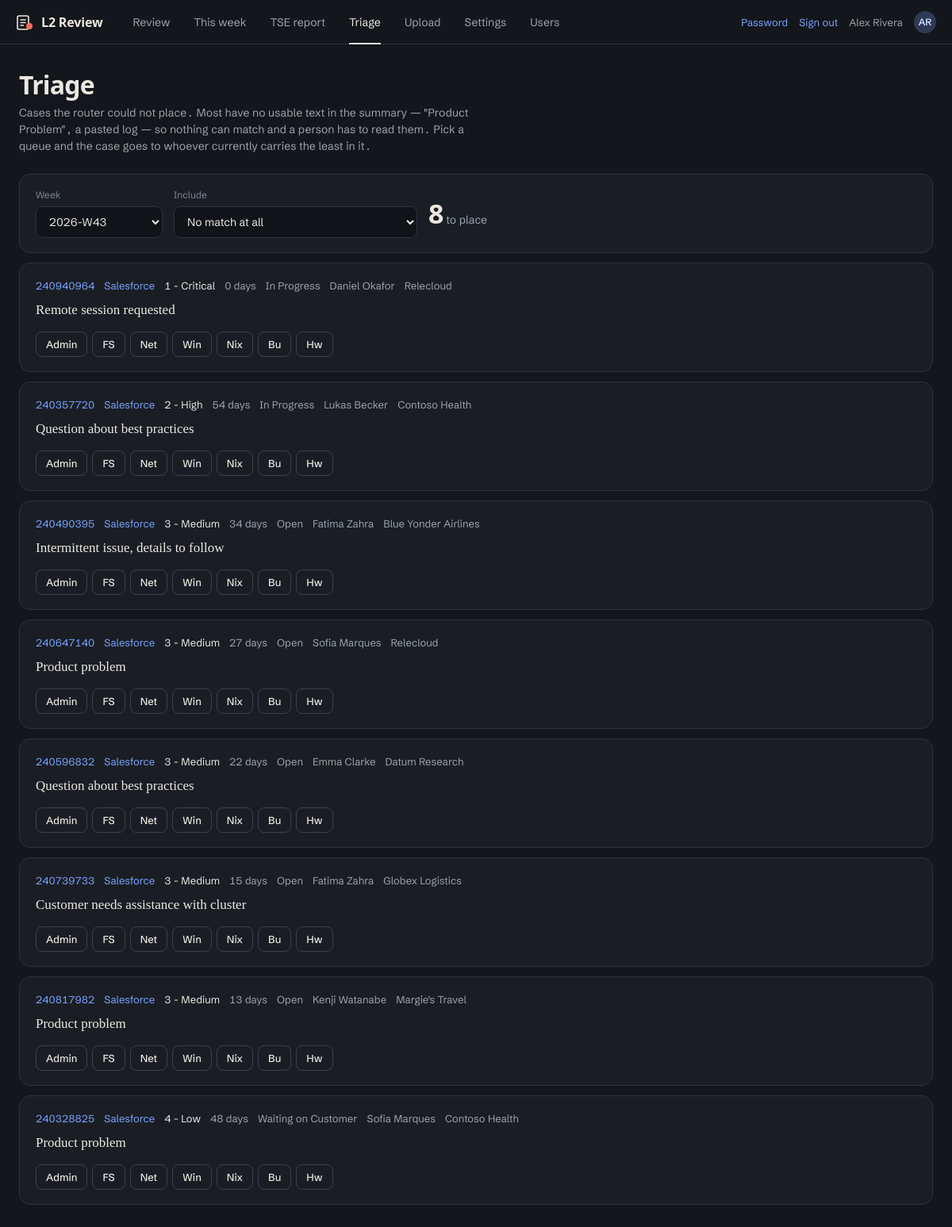
/triage (signed in), run on the app's committed database.
### models.py (models this page shows, shortened)
class Base(DeclarativeBase):
    pass

class User(Base):
    __tablename__ = "users"
    id: Mapped[int] = mapped_column(primary_key=True)
    username: Mapped[str] = mapped_column(String(64), unique=True, index=True)
    display_name: Mapped[str] = mapped_column(String(128))
    password_hash: Mapped[str] = mapped_column(String(256))
    role: Mapped[str] = mapped_column(String(16), default="l2")   # admin | manager | l2
    active: Mapped[bool] = mapped_column(Boolean, default=True)
    must_change_password: Mapped[bool] = mapped_column(Boolean, default=True)
    created_at: Mapped[datetime] = mapped_column(DateTime, default=_now)
    last_login: Mapped[datetime | None] = mapped_column(DateTime, nullable=True)
    memberships: Mapped[list["QueueMembership"]] = relationship(back_populates="user")
    @property
    def is_admin(self) -> bool:
        return self.role == "admin"
    @property
    def can_see_all(self) -> bool:
        return self.role in ("admin", "manager")
    def queues(self) -> list[str]:
        return [m.queue for m in self.memberships]

class CaseWeek(Base):
    __tablename__ = "case_weeks"
    __table_args__ = (UniqueConstraint("case_id", "week_id"),)
    id: Mapped[int] = mapped_column(primary_key=True)
    case_id: Mapped[int] = mapped_column(ForeignKey("cases.id"), index=True)
    week_id: Mapped[int] = mapped_column(ForeignKey("weeks.id"), index=True)
    severity: Mapped[str] = mapped_column(String(32), default="")
    status: Mapped[str] = mapped_column(String(64), default="")
    age_days: Mapped[int] = mapped_column(Integer, default=0)
    review_state: Mapped[str] = mapped_column(String(16), default="new", index=True)
    review_reason: Mapped[str] = mapped_column(String(256), default="")
    needs_review: Mapped[bool] = mapped_column(Boolean, default=True, index=True)
    assigned_to: Mapped[str] = mapped_column(String(128), default="", index=True)
    review_order: Mapped[int] = mapped_column(Integer, default=0)
    case: Mapped[Case] = relationship(back_populates="weeks")
    week: Mapped[Week] = relationship(back_populates="case_weeks")
    reviews: Mapped[list["Review"]] = relationship(
        back_populates="case_week", order_by="Review.created_at.desc()")

class Case(Base):
    __tablename__ = "cases"
    id: Mapped[int] = mapped_column(primary_key=True)
    case_key: Mapped[str] = mapped_column(String(64), unique=True, index=True)
    lightning_id: Mapped[str] = mapped_column(String(64), default="", index=True)
    tse_name: Mapped[str] = mapped_column(String(128), default="", index=True)
    customer: Mapped[str] = mapped_column(String(256), default="")
    country: Mapped[str] = mapped_column(String(64), default="")
    problem_summary: Mapped[str] = mapped_column(Text, default="")
    product: Mapped[str] = mapped_column(String(128), default="")
    severity: Mapped[str] = mapped_column(String(32), default="")
    status: Mapped[str] = mapped_column(String(64), default="")
    age_days: Mapped[int] = mapped_column(Integer, default=0)
    skill_suggested: Mapped[str] = mapped_column(String(32), default="")
    skill_source: Mapped[str] = mapped_column(String(16), default="keyword")
    skill_final: Mapped[str] = mapped_column(String(32), default="", index=True)
    match_score: Mapped[int] = mapped_column(Integer, default=0)
    match_evidence: Mapped[str] = mapped_column(Text, default="")
    first_seen: Mapped[datetime] = mapped_column(DateTime, default=_now)
    last_seen: Mapped[datetime] = mapped_column(DateTime, default=_now)
    weeks: Mapped[list["CaseWeek"]] = relationship(back_populates="case")

### webapp.py (the view)
@app.get("/triage")
@roles_required("admin", "manager")
def triage():
    cfg = load_settings()
    max_score = request.args.get("score", type=int) or 0
    with session_scope() as s:
        week = svc.current_week(s)
        if not week:
            return render_template("empty.html")
        wid = request.args.get("week_id", type=int) or week.id
        rows = svc.unrouted(s, wid, max_score)
        items = [{
            "cw_id": cw.id, "case_id": case.id,
            "lightning": case.lightning_id or case.case_key[:12],
            "sf_url": svc.salesforce_url(case.lightning_id),
            "summary": case.problem_summary, "severity": case.severity,
            "status": cw.status, "age": cw.age_days, "tse": case.tse_name,
            "customer": case.customer, "product": case.product,
            "skill": case.skill_final, "score": case.match_score,
            "evidence": case.match_evidence, "assigned": cw.assigned_to,
        } for cw, case in rows]
        weeks = [{"id": w.id, "label": w.label} for w in
                 s.scalars(select(Week).order_by(Week.week_ending.desc())).all()]
    targets = [q for q in cfg["queues"] if q != cfg.get("fallback_queue", "General")]
    return render_template("triage.html", items=items, weeks=weeks, week_id=wid,
                           targets=targets, score=max_score)

### auth.py (called while the page is built)
def current_user() -> User | None:
    if "uid" not in session:
        return None
    if getattr(g, "_user", None) is None:
        with session_scope() as s:
            u = s.get(User, session["uid"])
            if u:
                _ = u.queues()          # load memberships before detaching
                s.expunge(u)
            g._user = u
    return g._user

def login_required(fn):
    @wraps(fn)
    def wrapper(*a, **kw):
        u = current_user()
        if not u:
            if request.method == "GET":
                session["next"] = request.full_path.rstrip("?")
            return redirect(url_for("login"))
        if u.must_change_password and fn.__name__ != "change_password":
            flash("Set a new password before continuing.")
            return redirect(url_for("change_password"))
        return fn(*a, **kw)
    return wrapper

def roles_required(*allowed):
    def deco(fn):
        @wraps(fn)
        @login_required
        def wrapper(*a, **kw):
            u = current_user()
            if u.role not in allowed:
                flash("That page is not available for your role.")
                return redirect(url_for("my_queue"))
            return fn(*a, **kw)
        return wrapper
    return deco

### services.py (called while the page is built)
def salesforce_url(lightning_id: str) -> str:
    lid = (lightning_id or "").strip()
    if not lid.isdigit():
        return ""
    state = {"componentDef": "forceSearch:search",
             "attributes": {"term": lid, "scopeMap": {"type": "TOPRESULTS"}}}
    blob = base64.b64encode(json.dumps(state, separators=(",", ":")).encode()).decode()
    return f"{SF_LIGHTNING}/one/one.app#{blob}"

def unrouted(sess, week_id: int, max_score: int = 0, limit: int = 400):
    s_cfg = load_settings()
    fallback = s_cfg.get("fallback_queue", "General")
    q = (select(CaseWeek, Case).join(Case, Case.id == CaseWeek.case_id)
         .where(CaseWeek.week_id == week_id))
    if max_score > 0:
        q = q.where((Case.skill_final == fallback) | (Case.match_score <= max_score))
    else:
        q = q.where(Case.skill_final == fallback)
    q = q.order_by(Case.severity, CaseWeek.age_days.desc())
    return sess.execute(q.limit(limit)).all()

def current_week(sess) -> Week | None:
    return sess.scalars(select(Week).order_by(Week.week_ending.desc())).first()

### store.py (called while the page is built)
@contextmanager
def session_scope():
    s = SessionLocal()
    try:
        yield s
        s.commit()
    except Exception:
        s.rollback()
        raise
    finally:
        s.close()

### templates/triage.html (shortened to what this page needs)
{% extends "base.html" %}{% block body %}
<h1>Triage</h1>
<p class="sub">Cases the router could not place. Most have no usable text in the summary —
"Product Problem", a pasted log — so nothing can match and a person has to read them.
Pick a queue and the case goes to whoever currently carries the least in it.</p>
<div class="card"><form class="filters" method="get">
 <div><label>Week</label><select name="week_id" onchange="this.form.submit()">
  {% for w in weeks %}<option value="{{w.id}}" {{'selected' if w.id==week_id}}>{{w.label}}</option>{% endfor %}
 </select></div>
 <div><label>Include</label><select name="score" onchange="this.form.submit()">
  <option value="0" {{'selected' if not score}}>No match at all</option>
 </select></div>
 <div style="align-self:center"><span class="big" id="left">{{items|length}}</span>
  <span class="dim">to place</span></div>
</form></div>
{% for i in items %}
<div class="card tri" data-cw="{{i.cw_id}}">
 <div class="tri-meta">
  <a href="/case/{{i.case_id}}">{{i.lightning}}</a>
  {% if i.sf_url %}<a href="{{ i.sf_url }}" target="_blank" rel="noopener">Salesforce</a>{% endif %}
  <span class="{{'warn' if i.severity in ['Critical','High']}}">{{i.severity}}</span>
  <span class="dim">{{i.age}} days</span>
  <span class="dim">{{i.status}}</span>
  <span class="dim">{{i.tse}}</span>
  {% if i.customer %}<span class="dim">{{i.customer[:40]}}</span>{% endif %}
 </div>
 <p class="tri-sum">{{i.summary or '(no summary in the export)'}}</p>
 <div class="tri-acts">
  {% for q in targets %}<button class="btn xs alt" data-q="{{q}}">{{q}}</button>{% endfor %}
 </div>
</div>
{% endfor %}
{% endblock %}

### templates/base.html (shortened to what this page needs)
<!doctype html><html lang="en"><head><meta charset="utf-8">
<link rel="stylesheet" href="{{ url_for('static', filename='app.css') }}"></head><body>
{% if me %}
<header class="top">
 <a class="mark" href="/">
  L2 Review</a>
 <nav class="tabs" aria-label="Main">
  <a href="/" {{ 'aria-current=page' if request.path == '/' }}>Review</a>
  {% if me.can_see_all %}
  <a href="/dashboard" {{ 'aria-current=page' if request.path.startswith('/dashboard') }}>This week</a>
  <a href="/tse" {{ 'aria-current=page' if request.path.startswith('/tse') }}>TSE report</a>
  <a href="/triage" {{ 'aria-current=page' if request.path.startswith('/triage') }}>Triage</a>
  {% endif %}
  {% if me.is_admin %}
  <a href="/upload" {{ 'aria-current=page' if request.path.startswith('/upload') }}>Upload</a>
  <a href="/settings" {{ 'aria-current=page' if request.path.startswith('/settings') }}>Settings</a>
  <a href="/users" {{ 'aria-current=page' if request.path.startswith('/users') }}>Users</a>
  {% endif %}
 </nav>
 <div class="who">{% if demo %}<span class="demo-tag" title="Made-up data. Changes are temporary.">Demo</span>
  <span class="demo-switch">View as {% for k, p in personas.items() %}<a href="/demo/as/{{ k }}" {{ 'aria-current=true' if me.username == p[0] }}>{{ p[2] }}</a>{% endfor %}</span>
  <form method="post" action="/demo/reset" class="demo-reset"><button type="submit">Reset</button></form>
  {% else %}<a href="/password">Password</a>{% endif %}<a href="/logout">Sign out</a>
  <span>{{ me.display_name }}</span><span class="avatar" aria-hidden="true">{{ (me.display_name.split()|map('first')|join|upper)[:2] }}</span></div>
</header>
{% endif %}
<main class="{% block mainclass %}{% endblock %}">
{% block body %}{% endblock %}
</main></body></html>

### static/app.css (style rules this page uses)
:root { --ground: #13161B; --panel: #1A1E24; --raised: #232831; --well: #101318; --line: #2C323C; --line-strong: #3A414D; --paper: #ECE8E1; --muted: #9AA3AF; --faint: #7D8693; --signal: #7AA2FF; --bad: #FF6B5E; --warn: #E8B04A; --good: #6CCB8B; --ui: 'Schibsted Grotesk', system-ui, 'Segoe UI', sans-serif; --story: 'Newsreader', Georgia, serif; --ease: cubic-bezier(.2, .7, .2, 1); --r: 10px; }
* { box-sizing: border-box; }
body { margin: 0; background: var(--ground); color: var(--paper); font-family: var(--ui); font-size: 14px; line-height: 20px; font-variant-numeric: tabular-nums; -webkit-font-smoothing: antialiased; }
a { color: var(--signal); text-decoration: none; }
.top { height: 56px; display: flex; align-items: center; gap: 24px; padding: 0 20px; border-bottom: 1px solid var(--line); background: var(--ground); position: sticky; top: 0; z-index: 20; }
.mark { display: flex; align-items: center; gap: 10px; font-weight: 700; font-size: 16px; color: var(--paper); letter-spacing: -.01em; }
.tabs { display: flex; gap: 2px; height: 100%; }
.tabs a { display: flex; align-items: center; padding: 0 14px; color: var(--muted); position: relative; }
.tabs a[aria-current="page"] { color: var(--paper); }
.tabs a[aria-current="page"]::after { content: ""; position: absolute; left: 14px; right: 14px; bottom: -1px; height: 2px; background: var(--paper); }
.who { margin-left: auto; display: flex; align-items: center; gap: 14px; color: var(--muted); font-size: 13px; }
.avatar { width: 28px; height: 28px; border-radius: 50%; display: grid; place-items: center; background: #2E3A55; color: #C9D6FF; font-weight: 600; font-size: 12px; }
main { max-width: 1280px; margin: 0 auto; padding: 32px 24px 96px; }
h1 { font-size: 32px; line-height: 38px; font-weight: 700; letter-spacing: -.025em; margin: 0 0 6px; }
p.sub { color: var(--muted); font-size: 14px; line-height: 21px; margin: 0 0 24px; max-width: 68ch; }
.card { background: var(--panel); border: 1px solid var(--line); border-radius: 14px; padding: 18px 20px; margin-bottom: 12px; }
.btn { display: inline-flex; align-items: center; justify-content: center; gap: 10px; height: 42px; padding: 0 18px; border-radius: var(--r); border: 0; background: var(--paper); color: #15181D; font: inherit; font-weight: 600; cursor: pointer; text-decoration: none; transition: background .12s; }
.btn.alt { background: none; color: var(--paper); border: 1px solid var(--line-strong); font-weight: 500; }
.btn.xs { height: 32px; padding: 0 12px; font-size: 13px; border-radius: 8px; }
label { display: block; font-size: 12px; line-height: 16px; color: var(--faint); margin-bottom: 6px; }
input, select, textarea { width: 100%; height: 40px; padding: 0 12px; border-radius: 8px; background: var(--well); color: var(--paper); border: 1px solid var(--line); font: inherit; font-size: 14px; }
.filters { display: flex; gap: 14px; flex-wrap: wrap; align-items: flex-end; }
.filters > div { min-width: 160px; }
.dim { color: var(--muted); }
.xs { font-size: 12px; line-height: 16px; }
.big { font-size: 34px; line-height: 38px; font-weight: 700; letter-spacing: -.02em; }
.tri-meta { display: flex; flex-wrap: wrap; gap: 12px; font-size: 13px; margin-bottom: 8px; align-items: center; }
.tri-sum { margin: 0 0 14px; font-family: var(--story); font-size: 17px; line-height: 26px; max-width: 80ch; }
.tri-acts { display: flex; flex-wrap: wrap; gap: 6px; align-items: center; }

### data on the page
User: display_name "Alex Rivera"
CaseWeek: lightning "240940964", severity "1 - Critical", age "0", status "In Progress", tse "Daniel Okafor", customer "Relecloud", problem_summary "Remote session requested", targets "Admin" "FS" "Net" "Win" "Nix" "Bu" "Hw"
CaseWeek: lightning "240357720", severity "2 - High", age "54", status "In Progress", tse "Lukas Becker", customer "Contoso Health", problem_summary "Question about best practices", targets "Admin" "FS" "Net" "Win" "Nix" "Bu" "Hw"
CaseWeek: lightning "240490395", severity "3 - Medium", age "34", status "Open", tse "Fatima Zahra", customer "Blue Yonder Airlines", problem_summary "Intermittent issue, details to follow", targets "Admin" "FS" "Net" "Win" "Nix" "Bu" "Hw"
CaseWeek: lightning "240647140", severity "3 - Medium", age "27", status "Open", tse "Sofia Marques", customer "Relecloud", problem_summary "Product problem", targets "Admin" "FS" "Net" "Win" "Nix" "Bu" "Hw"
CaseWeek: lightning "240596832", severity "3 - Medium", age "22", status "Open", tse "Emma Clarke", customer "Datum Research", problem_summary "Question about best practices", targets "Admin" "FS" "Net" "Win" "Nix" "Bu" "Hw"
CaseWeek: lightning "240739733", severity "3 - Medium", age "15", status "Open", tse "Fatima Zahra", customer "Globex Logistics", problem_summary "Customer needs assistance with cluster", targets "Admin" "FS" "Net" "Win" "Nix" "Bu" "Hw"
CaseWeek: lightning "240817982", severity "3 - Medium", age "13", status "Open", tse "Kenji Watanabe", customer "Margie's Travel", problem_summary "Product problem", targets "Admin" "FS" "Net" "Win" "Nix" "Bu" "Hw"
CaseWeek: lightning "240328825", severity "4 - Low", age "48", status "Waiting on Customer", tse "Sofia Marques", customer "Contoso Health", problem_summary "Product problem", targets "Admin" "FS" "Net" "Win" "Nix" "Bu" "Hw"

### other printed values
{{ (me.display_name.split()|map('first')|join|upper)[:2] }} "AR"
{{ items|length }} "8"
form field week_id "2026-W43"
